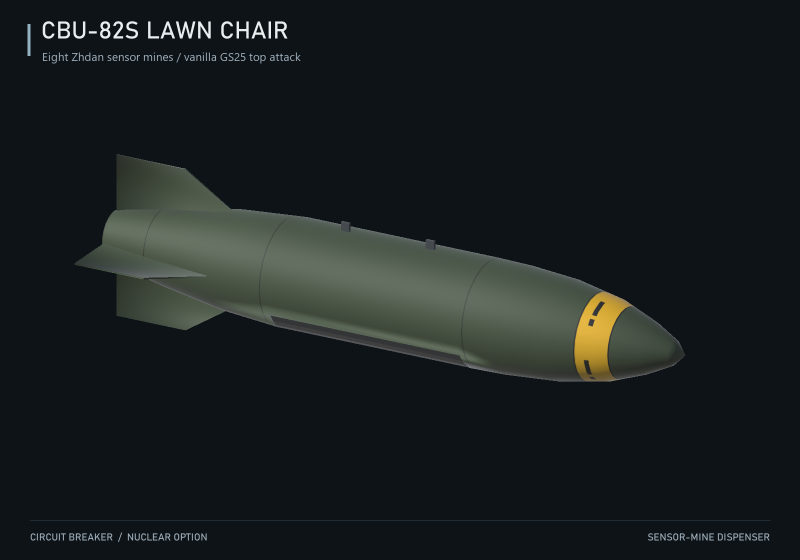
#> input picture docs/gallery/lawn-chair.png, 1600 x 1120 px, found by its file name (shown at 1/2 size); its folder holds 4 pictures in this run
$ python ComposeGallery.py
#> lines starting #> are read from the running program, lines starting #| are printed output that depends on the picture
"""Lay out actual Unity renders as readable GitHub weapon photographs."""
from pathlib import Path
import sys
from PIL import Image, ImageDraw, ImageFont, ImageOps

root = Path(__file__).resolve().parent.parent
source = root / 'Validation~' / 'Gallery'
destination = root / 'Validation~' / 'GalleryDocs'
destination.mkdir(parents=True, exist_ok=True)
background = (14, 19, 24)
title_font = ImageFont.truetype('C:/Windows/Fonts/bahnschrift.ttf', 48)
small_font = ImageFont.truetype('C:/Windows/Fonts/segoeui.ttf', 23)
label_font = ImageFont.truetype('C:/Windows/Fonts/bahnschrift.ttf', 20)
items = [
    ('lawn-chair', 'CBU-82S LAWN CHAIR', 'Eight Zhdan sensor mines / vanilla GS25 top attack', 'SENSOR-MINE DISPENSER'),
    ('zhdan-mine', 'ZHDAN / WAITING FOR VISITORS', '70 m optical detection / hop and GS25 handoff', 'DEPLOYED SENSOR MINE'),
    ('blackout', 'AGM-180 BLACKOUT', 'High-power microwave cruise missile', 'DEPLOYED FLIGHT CONFIGURATION'),
    ('locust', 'CBU-82M LOCUST', 'Area-denial mine dispenser', 'CLOSED DISPENSER'),
    ('locust-mine', 'LOCUST SUBMUNITION', '7 kg HE mine / eight per dispenser', 'DEPLOYED FINS'),
    ('blackout-rack', 'BLACKOUT / TRIPLE RACK', 'Three missiles on one heavy weapon station', 'STOWED CONFIGURATION'),
    ('locust-rack', 'LOCUST / TRIPLE RACK', 'Three dispensers on one heavy weapon station', 'CURRENT IN-GAME MODELS'),
]
for name, title, subtitle, label in items:
    if len(sys.argv) > 1 and name not in sys.argv[1:]: continue
    render = Image.open(source / f'{name}.png').convert('RGB')
#> render is the input picture: PIL image 1600x1120 RGB; mean R, G, B 25.2, 30.7, 32.6
    canvas = Image.new('RGB', (1600, 1120), background)
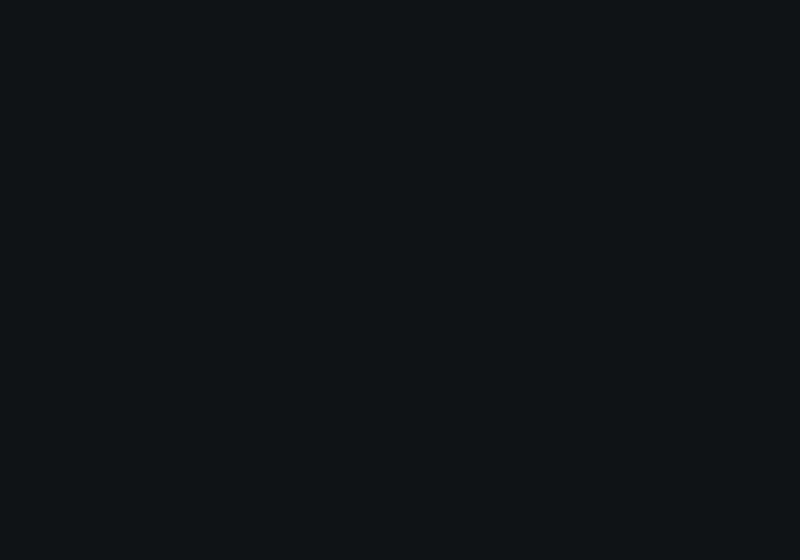
#> canvas: PIL image 1600x1120 RGB (shown at 1/2 size); mean R, G, B 14, 19, 24
    photo = Image.new("RGB", (1600, 900), render.getpixel((0, 0)))
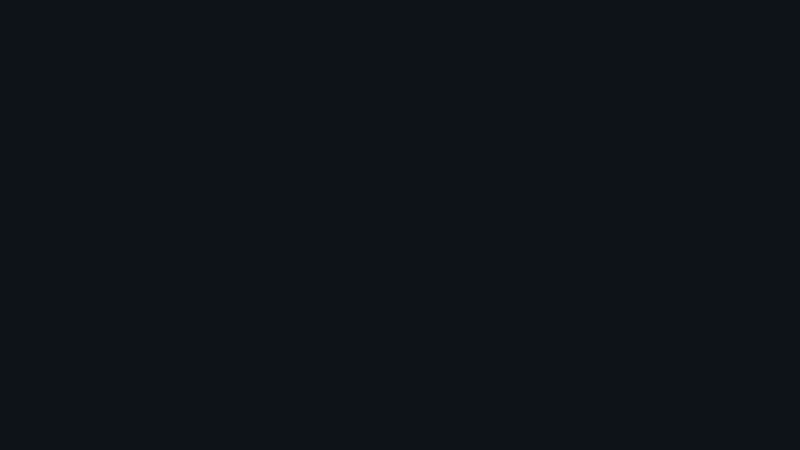
#> photo: PIL image 1600x900 RGB (shown at 1/2 size); mean R, G, B 14, 19, 24
    fitted = ImageOps.contain(render, (1600, 900), Image.Resampling.LANCZOS)
    photo.paste(fitted, ((1600 - fitted.width) // 2, (900 - fitted.height) // 2))
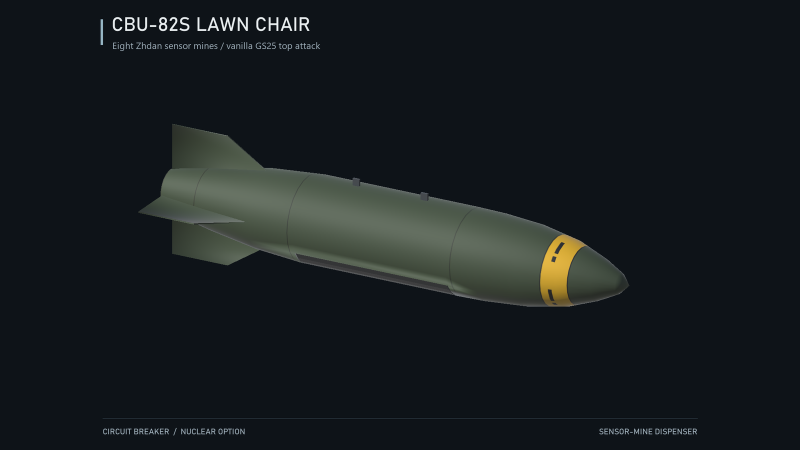
#> photo: PIL image 1600x900 RGB (shown at 1/2 size); mean R, G, B 23, 28.4, 30.9
    canvas.paste(photo, (0, 140))
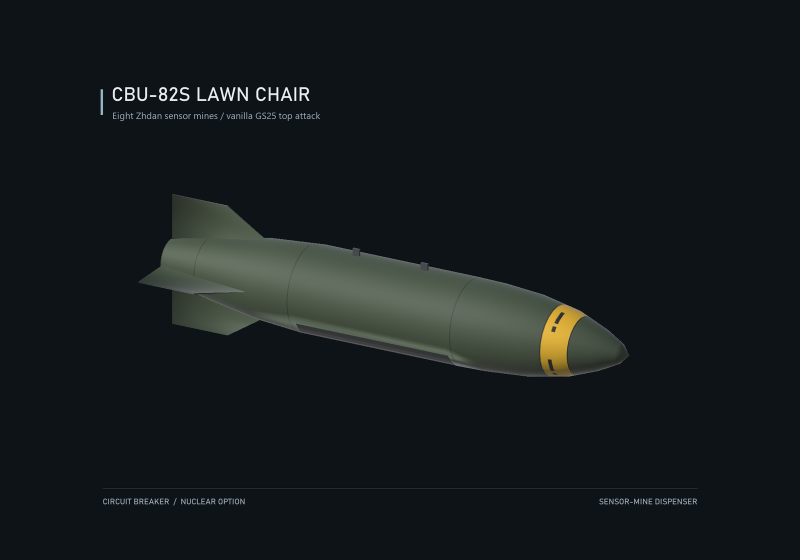
#> canvas: PIL image 1600x1120 RGB (shown at 1/2 size); mean R, G, B 21.2, 26.5, 29.6
    draw = ImageDraw.Draw(canvas)
    draw.rectangle((55, 48, 60, 111), fill=(148, 179, 194))
    draw.text((82, 38), title, font=title_font, fill=(232, 237, 239))
    draw.text((84, 97), subtitle, font=small_font, fill=(159, 175, 186))
    draw.line((60, 1041, 1540, 1041), fill=(52, 67, 78), width=1)
    draw.text((60, 1065), 'CIRCUIT BREAKER  /  NUCLEAR OPTION', font=label_font, fill=(159, 175, 186))
    draw.text((1540, 1065), label, font=label_font, fill=(159, 175, 186), anchor='ra')
    canvas.save(destination / f'{name}.png', optimize=True)
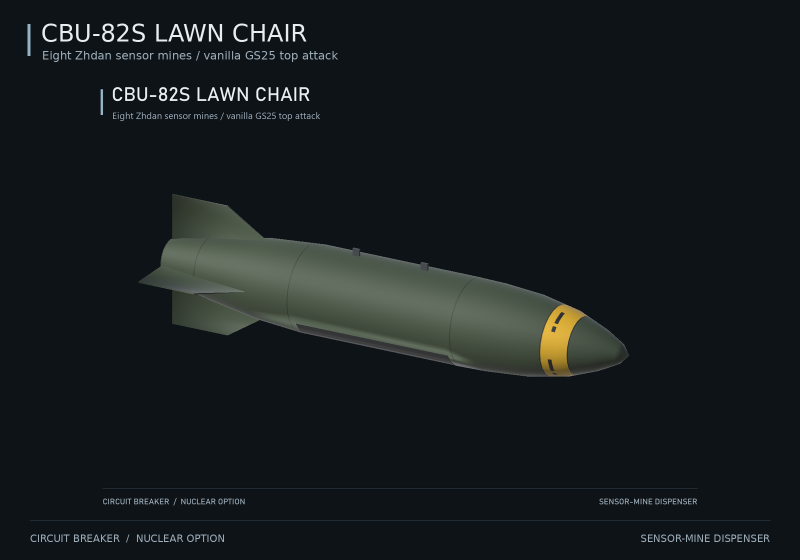
#> saved as lawn-chair.png: PIL image 1600x1120 RGB (shown at 1/2 size); mean R, G, B 22.5, 27.8, 30.9
#> (the run stopped early here; a loop or call above may not have finished)
